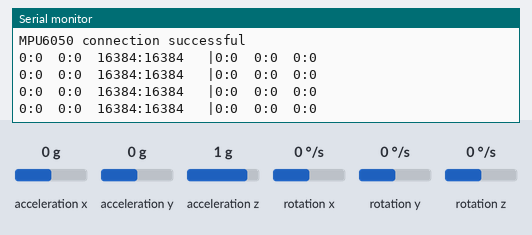
The sketch below on a simulated Arduino Uno, built with avr-gcc and run on an emulated ATmega328P. On the bench: the last lines printed to the serial monitor. Inputs (shaded band) come from the test bench; at power-on: acceleration x 0 g, acceleration y 0 g, acceleration z 1 g, rotation x 0 °/s, rotation y 0 °/s, rotation z 0 °/s.

Above: at 1.2 s.
1.3 s: acceleration x set to -1.4 g
At 1.75 s:
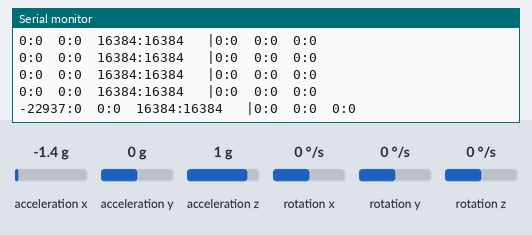
2.8 s: acceleration y set to -1.4 g
At 2.97 s:
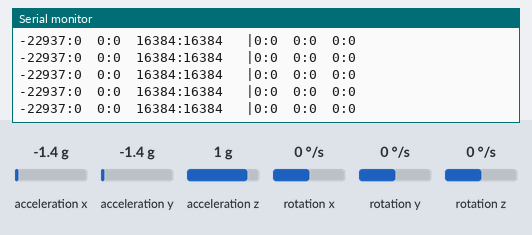
4.3 s: acceleration z set to -1.4 g
At 4.5 s:
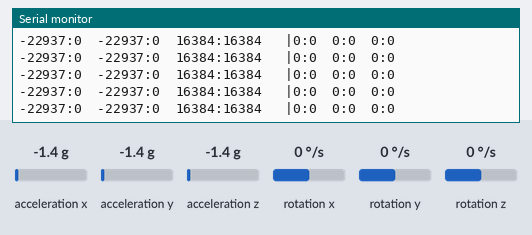
5.8 s: rotation x set to -192 °/s
At 6.03 s:
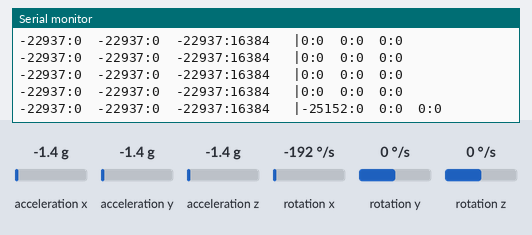
7.3 s: rotation y set to -192 °/s
At 7.56 s:
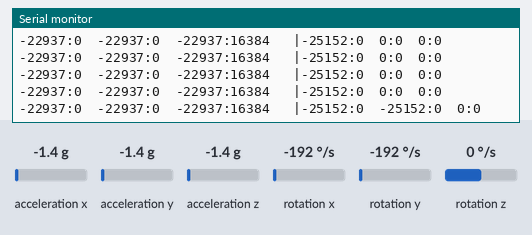

The sketch:

test_1.ino
```cpp
#include "I2Cdev.h"
#include "MPU6050.h"
#if I2CDEV_IMPLEMENTATION == I2CDEV_ARDUINO_WIRE
#include "Wire.h"
#endif

MPU6050 accelgyro;
int16_t ax, ay, az;
int16_t min_ax, min_ay, min_az;
int16_t max_ax, max_ay, max_az;

int16_t min_gx, min_gy, min_gz;
int16_t max_gx, max_gy, max_gz;

int16_t gx, gy, gz;
int speed_test;
void setup() {
  // join I2C bus (I2Cdev library doesn't do this automatically)
#if I2CDEV_IMPLEMENTATION == I2CDEV_ARDUINO_WIRE
  Wire.begin();
#elif I2CDEV_IMPLEMENTATION == I2CDEV_BUILTIN_FASTWIRE
  Fastwire::setup(400, true);
#endif

  // initialize serial communication
  // (38400 chosen because it works as well at 8MHz as it does at 16MHz, but
  // it's really up to you depending on your project)
  Serial.begin(38400);

  // initialize device
  Serial.println("Initializing I2C devices...");
  accelgyro.initialize();

  // verify connection
  Serial.println("Testing device connections...");
  Serial.println(accelgyro.testConnection() ? "MPU6050 connection successful" : "MPU6050 connection failed");
  accelgyro.getMotion6(&ax, &ay, &az, &gx, &gy, &gz);
  min_ax = max_ax = ax; min_ay = max_ay = ay; min_az = max_az = az;
  min_gx = max_gx = gx; min_gy = max_gy = gy; min_gz = max_gz =gz;
}

void loop()
{
  accelgyro.getMotion6(&ax, &ay, &az, &gx, &gy, &gz);
  min_ax = min_ax > ax ? ax : min_ax;
  max_ax = max_ax < ax ? ax : max_ax;
  min_ay = min_ay > ay ? ay : min_ay;
  max_ay = max_ay < ay ? ay : max_ay;
  min_az = min_az > az ? az : min_az;
  max_az = max_az < az ? az : max_az;

  min_gx = min_gx > gx ? gx : min_gx;
  max_gx = max_gx < gx ? gx : max_gx;
  min_gy = min_gy > gy ? gy : min_gy;
  max_gy = max_gy < gy ? gy : max_gy;
  min_gz = min_gz > gz ? gz : min_gz;
  max_gz = max_gz < gz ? gz : max_gz;

  Serial.print(min_ax); Serial.print(":"); Serial.print(max_ax); Serial.print("\t");
  Serial.print(min_ay); Serial.print(":"); Serial.print(max_ay); Serial.print("\t");
  Serial.print(min_az); Serial.print(":"); Serial.print(max_az); Serial.print("\t |");

  Serial.print(min_gx); Serial.print(":"); Serial.print(max_gx); Serial.print("\t");
  Serial.print(min_gy); Serial.print(":"); Serial.print(max_gy); Serial.print("\t");
  Serial.print(min_gz); Serial.print(":"); Serial.print(max_gz); Serial.print("\n\n");

  delay(300);
}
```

Measured:
- after the input at 1.3 s, the serial monitor: prints a new line after 0.24 s (image 1)
- after the input at 5.8 s, the serial monitor: prints a new line at once (image 4)
- after the input at 7.3 s, the serial monitor: prints a new line after 0.05 s (image 5)
